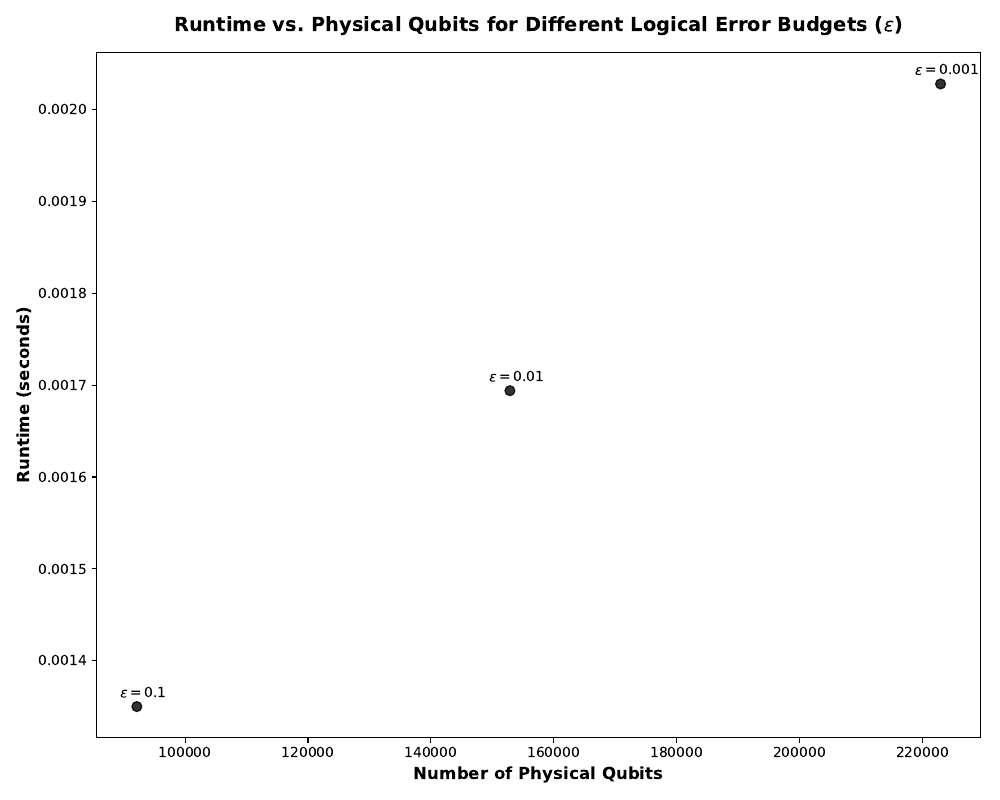

Write the Python code that produced this figure.
import json
import matplotlib.pyplot as plt

# Load results from JSON file
with open("results/example2.json", "r") as f:
    data = json.load(f)

# Extract values from the JSON array
qubits = [entry["physical_qubits"] for entry in data["estimation_results"]]
runtime = [entry["runtime_seconds"] for entry in data["estimation_results"]]
error_budgets = [entry["logical_error_budget"] for entry in data["estimation_results"]]

# Plotting Runtime vs. Physical Qubits with labeled error budgets
plt.figure(figsize=(10, 8))
plt.scatter(qubits, runtime, color='black', s=50, edgecolor='black', alpha=0.8)

# Add labels at each point for error budgets
for i, budget in enumerate(error_budgets):
    plt.annotate(f"$\\varepsilon={budget}$", 
                 (qubits[i], runtime[i]), 
                 textcoords="offset points", 
                 xytext=(5, 6),  # Offset to avoid overlap with the marker
                 ha='center', 
                 fontsize=10, 
                 color='black')

# # Set scales to logarithmic and add labels
# plt.xscale("log")
# plt.yscale("log")
plt.xlabel("Number of Physical Qubits", fontsize=12, fontweight='bold')
plt.ylabel("Runtime (seconds)", fontsize=12, fontweight='bold')
plt.title("Runtime vs. Physical Qubits for Different Logical Error Budgets ($\\varepsilon$)", fontsize=14, fontweight='bold', pad=15)

plt.xticks(fontsize=10)
plt.yticks(fontsize=10)

plt.tight_layout()

# Save plot to PDF
output_file = "results/example2.pdf"
plt.savefig(output_file, format='pdf')
plt.close()

